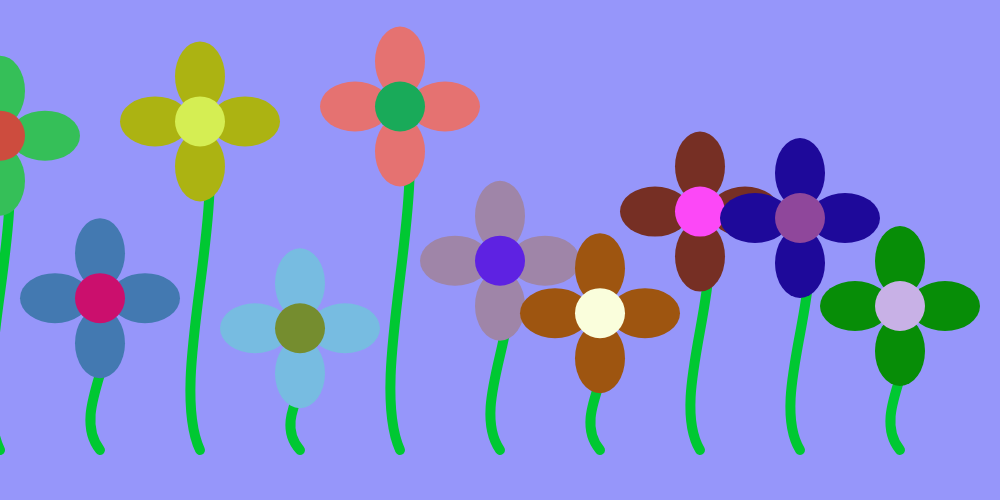
Frame 1 (no input)
Frame 60 (no input): identical to frame 1, image omitted
Frame 120 (the mouse pressed at the canvas centre since frame 60): identical to frame 1, image omitted

The p5.js sketch that drew this single still picture (run headless with seeded random() and noise() and a simulated clock; from frame 60 on, the mouse is pressed at the canvas centre):

// p5.js sketch
// ── sketch.js
var flowers;
var flower;

function setup()
{
    createCanvas(1000,500);
    base_x = width/2;
    base_y = height - 50;

    flowers = [];
    
    // flower = {
    //     base_x: 0,
    //     base_y: height - 50,
    //     stem_h: 100,
    //     col: [255,50,50]
    // }
    
    for(var i = 0; i < 10; i++)
    {
        flowers[i] = {
            base_x : i * 100,
            base_y : height - 50,
            stem_h : random(100,400),
            col : [
                random(0,255), 
                random(0,255),
                random(0,255)
            ],
            center_col : [
                random(0,255), 
                random(0,255),
                random(0,255)
            ]
        };
        // console.log(flowers);
    }
}

function draw()
{
    background(150,150,250);
    for(var i = 0; i < flowers.length; i++)
    {
        drawFlower(flowers[i]);
    }
}


function drawFlower(flower)
{
    noFill();
    strokeWeight(10);
    stroke(0,200,50);
    curve(flower.base_x + 200, flower.base_y + 100, 
          flower.base_x , flower.base_y,
          flower.base_x , flower.base_y - flower.stem_h,
          flower.base_x - 200, flower.base_y - (flower.stem_h + 100))

    noStroke();
    fill(flower.col);
    ellipse(flower.base_x + 45, flower.base_y - flower.stem_h,70,50);
    ellipse(flower.base_x - 45, flower.base_y - flower.stem_h,70,50);
    ellipse(flower.base_x ,flower.base_y + 45 - flower.stem_h,50,70);
    ellipse(flower.base_x ,flower.base_y - 45 - flower.stem_h,50,70);
    
    
    //flip the colour
    // flower.col = color(
    //    blue(flower.col),
    //     red(flower.col),
    //      green(flower.col)
    // );
    
    //draw the center
    fill(flower.center_col);
    ellipse(flower.base_x,flower.base_y - flower.stem_h,50,50); 
}
